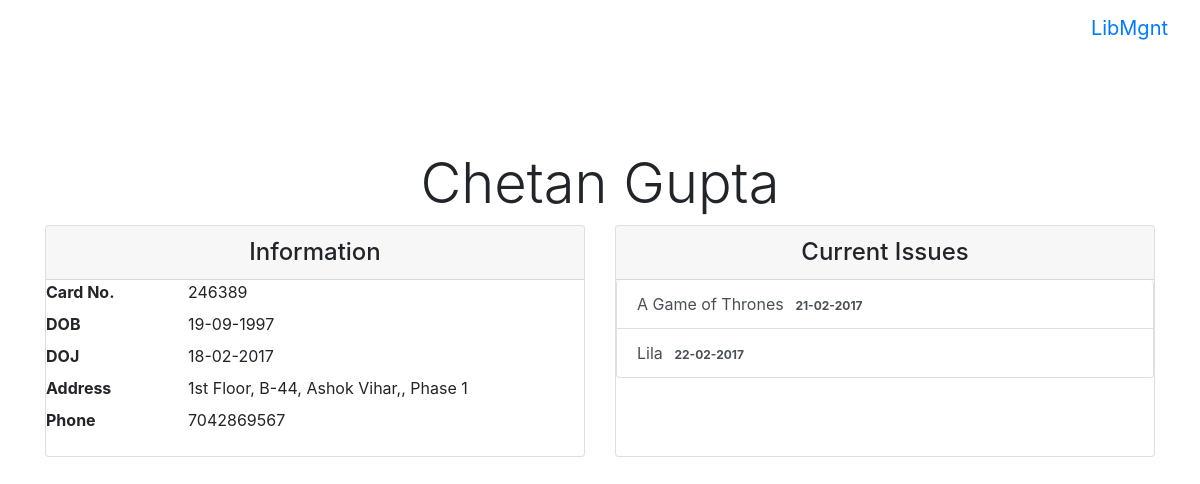
The app's page /patron/6 (signed in) with its own data.
### tables this page shows
CREATE TABLE patron(
	id INTEGER PRIMARY KEY AUTOINCREMENT,
	cardNum INTEGER UNIQUE,
	name VARCHAR(50),
	dob DATE,
	doj DATE,
	address TEXT,
	phone VARCHAR(10),
	borrowLimit INTEGER DEFAULT 2);

CREATE TABLE issue(
	transID INTEGER PRIMARY KEY AUTOINCREMENT,
	bookID INTEGER,
	patronID INTEGER,
	librarianID INTEGER,
	issueDate DATE,
	FOREIGN KEY (bookID) REFERENCES book(id),
	FOREIGN KEY (patronID) REFERENCES patron(id),
	FOREIGN KEY (librarianID) REFERENCES librarian(id));

CREATE TABLE "book" (
	`id`	INTEGER PRIMARY KEY AUTOINCREMENT,
	`title`	VARCHAR(50) NOT NULL,
	`author`	VARCHAR(50) NOT NULL,
	`publishDate`	DATE,
	`publisher`	VARCHAR(50),
	`isbn13`	VARCHAR(13) UNIQUE,
	`supplierID`	INTEGER,
	FOREIGN KEY(`supplierID`) REFERENCES supplier ( id )
);

### server.py (the view)
@app.route("/patron/<int:patronID>")
@login_required
def patronInfo(patronID):
	payload = {}
	patron_exists = db_util.getPatronExistence(patronID)
	payload["patron_exists"] = patron_exists
	if patron_exists is True:
		payload["patron_info"] = db_util.queryPatron({"id":patronID})[0]
		payload["issues"] = db_util.getPatronIssues(patronID)
	return render_template("patroninfo.html", payload=payload)

### db_util.py (called while the page is built)
def getPatronIssues(patronID):
	try:
		cursor.execute(
			'''
			SELECT bookID,title,issueDate
			FROM issue,book
			WHERE bookID=book.id AND patronID=?;
			''', (patronID, ))
		issues = cursor.fetchall()
		return issues
	except Exception as e:
		print(e)
		return None

def queryPatron(params):
	clause = []
	if params.get("id") is not None and params.get("id") is not '':
		clause.append("id=:id")
	if params.get("name") is not None and params.get("name") is not '':
		clause.append("name LIKE '%{}%'".format(params.get("name")))
	if params.get("cardNum") is not None and params.get("cardNum") is not '':
		clause.append("id=:cardNum")
	if params.get("id") is not None and params.get("id") is not '':
		clause.append("id=:id")
	if clause:
		query = "SELECT * FROM patron WHERE {}".format(" AND ".join(clause))
	else:
		query = "SELECT * FROM patron"
	try:
		cursor.execute(query, params)
		patron_list = cursor.fetchall()
		return patron_list
	except Exception as e:
		print(e)
		return None

def getPatronExistence(patronID):
	try:
		cursor.execute('''SELECT COUNT(*) FROM patron WHERE id=?''', (patronID,))
		flag = cursor.fetchone()
		return flag[0] == 1
	except Exception as e:
		print(e)
		return None

### librarian.py (called while the page is built)
	def get(self, username):
		try:
			cursor.execute('''SELECT * FROM librarian WHERE username=:username''', (username, ))
			librarian = cursor.fetchone()
			self.librarianID = librarian[0]
			self.username = librarian[1]
			self.password = librarian[2]
			self.authenticated = False
			return self
		except Exception as e:
			print(e)
			return None

### server.py (called while the page is built)
@login_manager.user_loader
def user_loader(username):
	return Librarian().get(username)

### templates/patroninfo.html
{% extends "base.html" %}
{% block body %}
{% if payload.patron_exists %}
<div class="container-fluid" style="padding-top: 70px;">
	<h3 class="display-4 text-center">{{payload.patron_info[2]}}</h3>
	<div class="container">
		<div class="card-deck">
			<div class="card card-outline-primary">
				<h4 class="card-header text-center card-outline-primary">
					Information
				</h4>
				<div class="card-block">
					<dl class="row">
						<dt class="col-sm-3">Card No.</dt>
						<dd class="col-sm-9">{{payload.patron_info[1]}}</dd>
						<dt class="col-sm-3">DOB</dt>
						<dd class="col-sm-9">{{payload.patron_info[3]}}</dd>
						<dt class="col-sm-3">DOJ</dt>
						<dd class="col-sm-9">{{payload.patron_info[4]}}</dd>
						<dt class="col-sm-3">Address</dt>
						<dd class="col-sm-9">{{payload.patron_info[5]}}</dd>
						<dt class="col-sm-3">Phone</dt>
						<dd class="col-sm-9">{{payload.patron_info[6]}}</dd>
					</dl>
				</div>
			</div>
			<div class="card card-outline-primary">
				<h4 class="card-header text-center card-outline-primary">
					Current Issues
				</h4>
				<div class="list-group">
					{% for issue in payload.issues %}
					<a href="/book/{{issue[0]}}" class="list-group-item list-group-item-action justify-content-between">{{issue[1]}} <span class="badge badge-default badge-pill">{{issue[2]}}</span></a>
					{% endfor %}
				</div>
			</div>
		</div>
	</div>
</div>
{% else %}
<div class="container text-center" style="padding-top: 100px;">
	<div class="alert alert-danger" role="alert">
		<strong>Oh snap!</strong> Patron does not exist.
	</div>
</div>
{% endif %}
{% endblock %}

### static/css/base.css (style rules this page uses)
body { padding-top: 5rem; }

### records on screen
patron: name "Chetan Gupta", cardNum "246389", dob "19-09-1997", doj "18-02-2017", address "1st Floor, B-44, Ashok Vihar,, Phase 1", phone "7042869567"
issue: title "A Game of Thrones", issueDate "21-02-2017"
issue: title "Lila", issueDate "22-02-2017"
